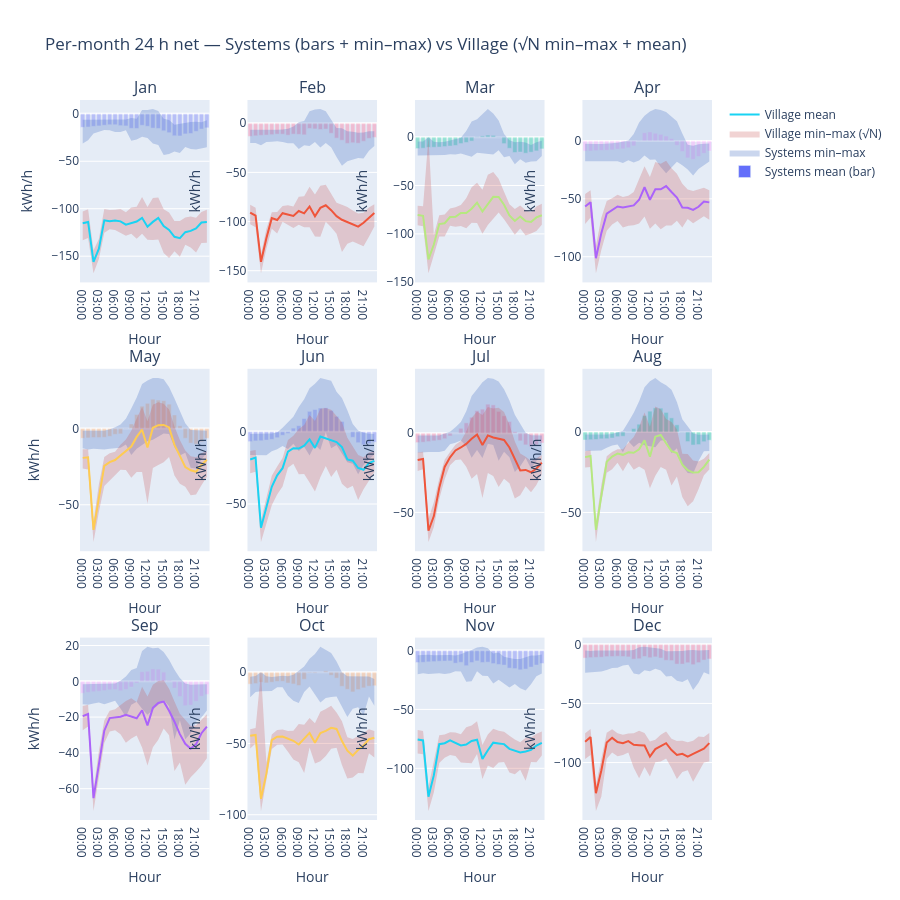

The code cell stored with this chart in its notebook:
### Code cell
# Per-month small multiples: Systems vs Village (√N) in one figure
# Uses existing: pd, np, go, TZ, systems, household (and net_connected_random/net_sys if already defined)

from plotly.subplots import make_subplots

# --- Build only if missing (keeps your session clean) ---
if 'net_sys' not in globals():
    t = pd.to_datetime(systems.index)
    t = t.tz_convert(TZ).tz_localize(None) if getattr(t, "tz", None) is not None else t
    sys_ = systems.copy(); sys_.index = t
    net_sys = (sys_["Produktion"] - sys_["El kWh"]).rename("net_sys")

if 'net_connected_random' not in globals():
    # Minimal √N aggregation if not precomputed
    t = pd.to_datetime(household.index)
    t = t.tz_convert(TZ).tz_localize(None) if getattr(t, "tz", None) is not None else t
    hh_ = household.copy(); hh_.index = t
    hh_imp = next((c for c in hh_.columns if c.lower() in {"el kwh","el kwh "}), None)
    hh_prod = next((c for c in hh_.columns if "produktion" in c.lower() or "pv" in c.lower() or "solar" in c.lower()), None)
    net_hh = ((hh_[hh_prod] if hh_prod else 0) - hh_[hh_imp]).rename("net_household")

    N = 50
    s = net_hh[net_hh.index.notna()]
    trend_s = s.groupby([s.index.to_period("M"), s.index.to_series().dt.hour]).transform("mean")
    trend = pd.Series(np.nan, index=net_hh.index); trend.loc[s.index] = trend_s
    resid = net_hh - trend
    net_hh_agg = (N * trend + np.sqrt(N) * resid).rename("net_households_agg")

    aligned = pd.concat([net_sys.rename("net_sys"), net_hh_agg], axis=1, join="inner").dropna()
    net_connected_random = (aligned["net_sys"] + aligned["net_households_agg"]).rename("net_connected_random")

# --- Helpers ---
def _month_stats(series, m: int):
    mask = series.index.month == m
    if not mask.any():
        return None
    dh = series[mask].groupby([series[mask].index.normalize(),
                               series[mask].index.hour]).sum().unstack(fill_value=0.0)
    hrs = np.arange(24)
    xlbl = [f"{h:02d}:00" for h in hrs]
    mean_ = dh.mean(axis=0).reindex(hrs, fill_value=0.0).to_numpy()
    vmin  = dh.min(axis=0).reindex(hrs, fill_value=0.0).to_numpy()
    vmax  = dh.max(axis=0).reindex(hrs, fill_value=0.0).to_numpy()
    return xlbl, mean_, vmin, vmax

# --- Single compact figure ---
names = ["Jan","Feb","Mar","Apr","May","Jun","Jul","Aug","Sep","Oct","Nov","Dec"]
fig = make_subplots(rows=3, cols=4, subplot_titles=names, vertical_spacing=0.12, horizontal_spacing=0.06)

for m in range(1, 13):
    s_stats = _month_stats(net_sys, m)
    v_stats = _month_stats(net_connected_random, m)
    if s_stats is None or v_stats is None:
        continue
    xlbl, s_mean, s_min, s_max = s_stats
    _,    v_mean, v_min, v_max = v_stats
    r = (m-1)//4 + 1; c = (m-1)%4 + 1

    # Systems mean (bars, background)
    fig.add_bar(x=xlbl, y=s_mean,
                name="Systems mean (bar)" if m==1 else None,
                marker_opacity=0.35, showlegend=(m==1), row=r, col=c)

    # Systems min–max band (blue)
    fig.add_scatter(x=xlbl, y=s_max, mode="lines", line=dict(width=0), showlegend=False, row=r, col=c)
    fig.add_scatter(x=xlbl, y=s_min, mode="lines", fill="tonexty",
                    fillcolor="rgba(80,120,200,0.30)", line=dict(width=0),
                    name="Systems min–max" if m==1 else None, showlegend=(m==1),
                    row=r, col=c)

    # Village (50 homes, √N) min–max band (red)
    fig.add_scatter(x=xlbl, y=v_max, mode="lines", line=dict(width=0), showlegend=False, row=r, col=c)
    fig.add_scatter(x=xlbl, y=v_min, mode="lines", fill="tonexty",
                    fillcolor="rgba(200,80,80,0.25)", line=dict(width=0),
                    name="Village min–max (√N)" if m==1 else None, showlegend=(m==1),
                    row=r, col=c)

    # Village mean (line, red)
    fig.add_scatter(x=xlbl, y=v_mean, mode="lines",
                    name="Village mean" if m==1 else None, showlegend=(m==1),
                    row=r, col=c)

    fig.update_xaxes(title_text="Hour", type="category", row=r, col=c)
    fig.update_yaxes(title_text="kWh/h", row=r, col=c)

fig.update_layout(
    title="Per-month 24 h net — Systems (bars + min–max) vs Village (√N min–max + mean)",
    hovermode="x unified",
    height=900,
    barmode="overlay"
)
fig.show()
